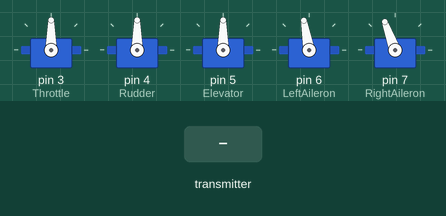
Bench run of a sketch on a simulated Arduino Uno, built with avr-gcc and run on an emulated ATmega328P. Parts: 5 × servo. Inputs (shaded band) come from the test bench. No radio packets arrive unless stated.

Above: at 1.2 s.
1.3 s: the transmitter starts sending joystick.0 = 0
At 1.7 s:
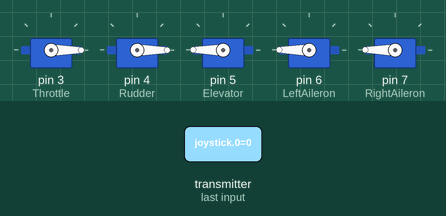
2.8 s: the transmitter starts sending joystick.1 = 256
At 3.6 s:
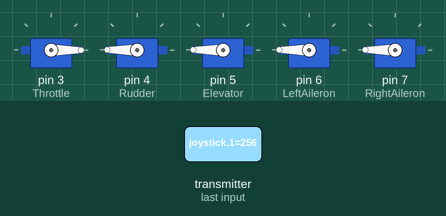
4.3 s: the transmitter starts sending joystick.2 = 256
At 5.5 s:
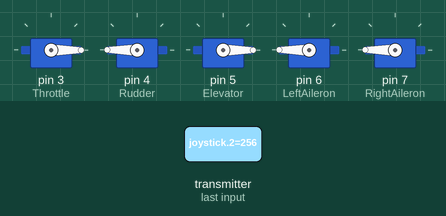
5.8 s: the transmitter starts sending joystick.3 = 256
At 7.0 s:
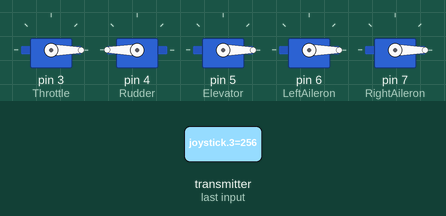
7.3 s: the transmitter starts sending joystick.4 = 256
At 7.8 s:
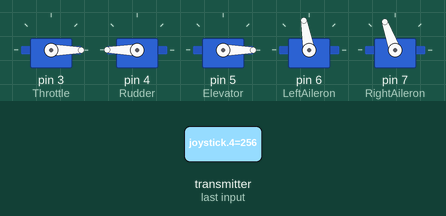
8.8 s: the transmitter starts sending joystick.0 = 1023
At 9.7 s:
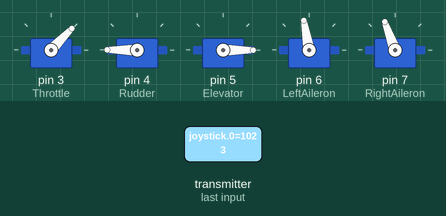
Timing chart, 0 to 11.3 s (numbered marks = the images above; inputs shaded):
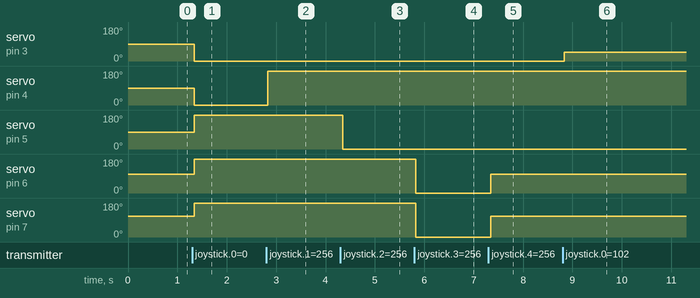

Measured:
- after the input at 1.3 s, servo on pin 3 (Throttle), servo on pin 4 (Rudder): 90° → 0° at once; servo on pin 5 (Elevator): 90° → 180° at once; servo on pin 6 (LeftAileron): 100° → 180° at once; servo on pin 7 (RightAileron): 110° → 180° at once
- after the input at 2.8 s, servo on pin 4 (Rudder): 0° → 180° at once
- after the input at 4.3 s, servo on pin 5 (Elevator): 180° → 0° after 0.05 s
- after the input at 5.8 s, servo on pin 6 (LeftAileron), servo on pin 7 (RightAileron): 180° → 0° at once
- after the input at 7.3 s, servo on pin 6 (LeftAileron): 0° → 100° after 0.05 s; servo on pin 7 (RightAileron): 0° → 110° after 0.05 s
- after the input at 8.8 s, servo on pin 3 (Throttle): 0° → 46° at once

The sketch:

RX.ino
```cpp
/* By Ayan Pahwa
competely open source, feel free to edit and improve.
No responsibilty in any case is taken by the dev of this code. Use it wisely at your won risk */


#include <nRF24L01.h>
#include <RF24.h>
#include <RF24_config.h>
#include <SPI.h>
#include<Servo.h>

Servo Throttle,Rudder,Elevator,LeftAileron,RightAileron ;

const uint64_t pipe = 0xE8E8F0F0E1LL;
RF24 radio(9,10);
int joystick[5];

void setup()
{
  /*Serial.begin(9600);
  delay(1000);
  Serial.println("Starting Rx");*/ //Enable serial for debugging

  attachMotors();

  calibrateMotors();

  radio.begin();

  detachMotors();

  radio.setPALevel(RF24_PA_MAX);
  radio.setPayloadSize(10);
  radio.setDataRate(RF24_250KBPS);
  radio.setRetries(15,15);

  radio.openReadingPipe(1,pipe);
  radio.startListening();;
}

void loop()
{
  detachMotors();

  if(radio.available())
  {

    bool done=false;
    while(!done)
    {
      done=radio.read(joystick,sizeof(joystick));
    }

  attachMotors();

  int a=joystick[0];
  int b= joystick[1]; //stores values from tx
  int c=joystick[2];
  int d=joystick[3];
  int e=joystick[4];


  //Serial.println(a);
  //Serial.println(b);
  //Serial.println(c);
  //Serial.println(d);
  //Serial.println(e);
 // Serial.println(f);

  delay(20);
  Throttle.writeMicroseconds(a);   //write values to motor
  Rudder.write(b);
  Elevator.write(180-c);

  if(d== LOW)
  {
  LeftAileron.write(180); ////to activate right aileron
  RightAileron.write(180);
  delay(15);
  }

  else if(e == LOW)
  {
    LeftAileron.write(0);  //to activate left aileron
    RightAileron.write(0);
    delay(15);
  }


  else
  {
    LeftAileron.write(100);
    RightAileron.write(110); //Ailerons at neutral pos
    delay(15);
  }
    }


  else
  {
    calibrateMotors();
    delay(15);

  }
  }

void attachMotors()
{
  Throttle.attach(3);
  Rudder.attach(4);
  Elevator.attach(5);
  LeftAileron.attach(6);
  RightAileron.attach(7);
}

void calibrateMotors()
{
  Rudder.write(90);
  Elevator.write(90);
  LeftAileron.write(100);
  RightAileron.write(110); //centering servo shafts
}

void detachMotors()
{
  Throttle.detach();
  Rudder.detach();
  Elevator.detach();
  LeftAileron.detach();
  RightAileron.detach();
}
```
